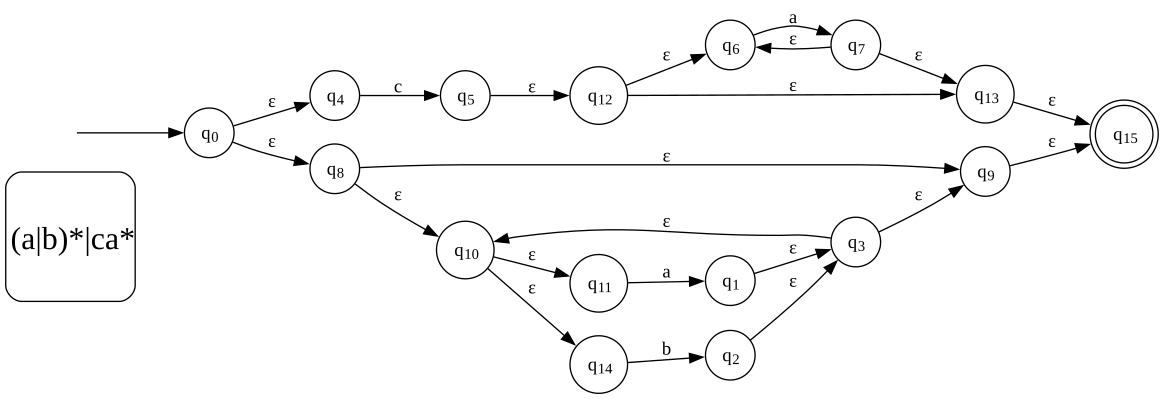

Write Python code to recreate this figure.
#!/usr/bin/env python3

from nfa_regex import *
from state import *

try:
    from graphviz import Digraph
except:
    pass


class NFA:
    """A class for NFAs that can be constructed from a Regex"""

    def __init__(self, r=None):
        """Constructs an empty-language NFA when r==None, 
            or constructs an NFA from the provided Regex object."""
        self.r = r  # Save a reference to the regex itself
        if r is None:
            # If no Regex instance is provided: the empty language 
            start = State()
            self.Q = {start}
            self.Sigma = set()
            self.s = start
            self.F = set()
            self.delta = set()
        elif isinstance(r, EpsilonRegex):
            start = State()
            end = State()
            self.Q = {start, end}
            self.Sigma = set()
            self.s = start
            self.F = {end}
            self.delta = {
                (start, "", end)
            }
            pass  # DONE: the epsilon language, base form
        elif isinstance(r, StarRegex):
            nfa0 = NFA(r.r0)
            start = State()
            end = State()
            self.Q = {start, end} | nfa0.Q
            self.Sigma = nfa0.Sigma
            self.s = start
            self.F = {end}
            self.delta = {
                             (start, "", end),
                             (start, "", nfa0.s),
                             (min(nfa0.F), "", end),
                             (min(nfa0.F), "", nfa0.s)
                         } | nfa0.delta
            pass  # DONE: handle derived form star
        elif isinstance(r, SeqRegex):
            nfa0 = NFA(r.r0)
            nfa1 = NFA(r.r1)
            self.Q = nfa0.Q | nfa1.Q
            self.Sigma = nfa0.Sigma | nfa1.Sigma
            self.s = nfa0.s
            self.F = nfa1.F
            self.delta = {
                             (min(nfa0.F), "", nfa1.s)
                         } | nfa0.delta | nfa1.delta
            pass  # DONE: handle derived form juxtaposition/sequencing
        elif isinstance(r, DisjRegex):
            nfa0 = NFA(r.r0)
            nfa1 = NFA(r.r1)
            start = State()
            end = State()

            self.Q = {start, end} | nfa0.Q | nfa1.Q
            self.Sigma = nfa0.Sigma | nfa1.Sigma
            self.s = start
            self.F = {end}
            self.delta = ({(start, "", nfa0.s), (start, "", nfa1.s),
                           (min(nfa0.F), "", end), (min(nfa1.F), "", end)}
                          | nfa0.delta | nfa1.delta)
        elif isinstance(r, CharRegex):
            start = State()
            end = State()
            self.Q = {start, end}
            self.Sigma = {str(r)}
            self.s = start
            self.F = {end}
            self.delta = {
                (start, str(r), end)
            }
            pass  # DONE: handle base form
        else:
            raise "NFA must be constructed from a Regex (or None)."

    def matches(self, s):
        # simulate an NFA or DFA (this code can work for both!)
        current = self.epsilon_closure({self.s})

        for x in s:
            current = self.epsilon_closure(self.move(current, x))
        if current & self.F == set():
            return False
        else:
            return True

    def dfs(self, qs, ext, c):
        ext.add(qs)
        for state in self.Q:
            if state not in ext and (qs, c, state) in self.delta:
                self.dfs(state, ext, c)

    def epsilon_closure(self, qs):
        """Returns the set of states reachable from those in qs without consuming any characters."""
        # pass  # DONE: write epsilon closure (see slides)
        res = set()
        for q in qs:
            self.dfs(q, res, "")
        return res

    def move(self, qs, x):
        """Returns the set of states reachable from those in qs by consuming character x."""
        # pass  # DONE: write move (see slides)
        res = set()
        for q in qs:
            for state in self.Q:
                if (q, x, state) in self.delta:
                    self.dfs(state, res, x)
        return res

    def nfa_to_dfa(self):
        """Returns a DFA equivalent to self."""
        dfa = NFA()
        dfa.r = self.r
        start_set = self.epsilon_closure({self.s})
        start = State(frozenset(start_set))
        dfa.Q = {start}
        # DONE: Construct dfa from self (using subset algorithm)
        dfa.Sigma = self.Sigma
        dfa.s = start
        dfa.delta = set()
        ext = set()
        diff = dfa.Q.difference(ext)
        while diff:
            ext |= diff
            for c in dfa.Sigma:
                for dstate in diff:
                    current = self.epsilon_closure(self.move(dstate.name, c))
                    current_state = State(frozenset(current))
                    if current_state not in dfa.Q:
                        dfa.Q.add(current_state)
                    dfa.delta |= {(dstate, c, current_state)}
            diff = dfa.Q.difference(ext)
        dfa.F = set()
        for dstate in dfa.Q:
            if dstate.name & self.F:
                dfa.F.add(dstate)
        return dfa

    def statecount(self):
        return len(self.Q)

    def is_dfa(self):
        # Checks to see if the NFA is also a DFA:
        # i.e., reports True iff self.delta is a function
        for q in self.Q:
            outgoingset = set()
            for e in self.delta:
                if q == e[0]:
                    if e[1] in outgoingset or e[1] == "":
                        return False
                    outgoingset.add(e[1])
        return True

    def minimize_dfa(self):
        """Takes a DFA and returns a minimized DFA"""
        if not self.is_dfa():
            raise "minimizeDFA must be provided a DFA"

        # Use partition refinement (to a fixpoint)
        parts = set()
        work = set()
        if self.F != set():
            parts.add(frozenset(self.F))
            work.add(frozenset(self.F))

        parts.add(frozenset(self.Q - self.F))
        mdfa = NFA()
        mdfa.Sigma = self.Sigma
        mdfa.r = self.r
        while work:
            p = work.pop()
            for c in self.Sigma:
                preds = set()
                for t in self.delta:
                    if t[1] == c and t[2] in p:
                        preds.add(t[0])

                for part in parts:
                    intersect = part & preds
                    diff = part - preds
                    if intersect and diff:
                        parts = (parts - {part}) | {intersect, diff}

                        if part in work:
                            work = (work - {part}) | {intersect, diff}
                        else:
                            if len(intersect) <= len(diff):
                                work.add(intersect)
                            else:
                                work.add(diff)
                        break

        mdfa.Q = set([State(x) for x in parts])
        mdfa.F = set([State(x) for x in parts if (self.F & x)])
        mdfa.s = list(filter(lambda x: self.s in x.name, mdfa.Q))[0]
        for t in self.delta:
            for start_t in mdfa.Q:
                if t[0] in start_t.name:
                    for end_t in mdfa.Q:
                        if t[2] in end_t.name:
                            mdfa.delta.add((start_t, t[1], end_t))
        return mdfa

    # generating visualizations of the NFA/DFA for understanding and debugging purposes
    def generate_svg(self, file_name="nfa", title=True):
        """Writes the current NFA to a dot file and runs graphviz (must be locally installed!)"""

        # Setup
        dot = Digraph(name='nfa', comment='nfa')
        dot.attr(rankdir='LR')
        names = {}
        if title:
            dot.node("regex", label='<<FONT POINT-SIZE="24">' + str(self.r) + '</FONT>>', shape="square",
                     style="rounded", height="0", width="0", margin="0.05")
        elif isinstance(title, str):
            dot.node("regex", label='<<FONT POINT-SIZE="24">' + title + '</FONT>>', shape="square", style="rounded",
                     height="0", width="0", margin="0.05")
        dot.node("*", style="invis", height="0", width="0", margin="0")

        def pad_lab(s):
            """For some reason graphviz needs spaces padding this to render right."""
            return "  " + s + "  "

        def str_lab(s):
            if s == "":
                return "ε"
            else:
                return str(s)

        # Nodes and Edges
        def namer(n):
            return "<q<sub><font point-size=\"11\">" + n + "</font></sub>>"

        if self.s in self.F:
            dot.node(str(len(names)), namer(str(len(names))), shape="doublecircle")
        else:
            dot.node(str(len(names)), namer(str(len(names))), shape="circle")
        names[self.s] = len(names)
        for n in (self.Q - self.F - {self.s}):
            dot.node(str(len(names)), namer(str(len(names))), shape="circle")
            names[n] = len(names)
        for n in (self.F - {self.s}):
            dot.node(str(len(names)), namer(str(len(names))), shape="doublecircle")
            names[n] = len(names)
        pseudodelta = dict()
        for e in self.delta:
            if (e[0], e[2]) in pseudodelta:
                pseudodelta[(e[0], e[2])] |= frozenset({e[1]})
            else:
                pseudodelta[(e[0], e[2])] = frozenset({e[1]})
        for k in pseudodelta.keys():
            dot.edge(str(names[k[0]]), str(names[k[1]]), label=pad_lab(
                ",".join(list(map(str_lab, sorted(list(pseudodelta[k])))))))
        dot.edge("*", str(names[self.s]), label="")

        dot.format = 'svg'
        dot.render(filename=file_name, cleanup=True)
